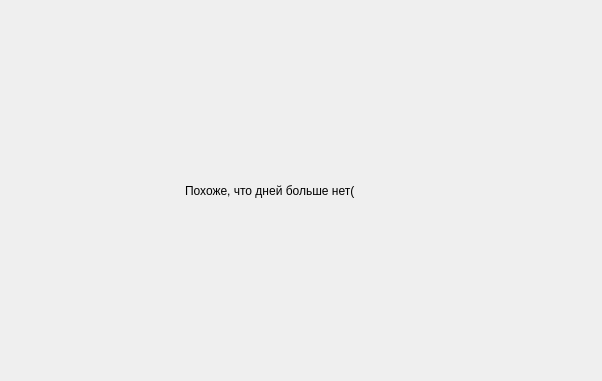
<?xml version="1.0" encoding="UTF-8"?>
<ui version="4.0">
 <class>Calendar</class>
 <widget class="QWidget" name="Calendar">
  <property name="geometry">
   <rect>
    <x>0</x>
    <y>0</y>
    <width>602</width>
    <height>381</height>
   </rect>
  </property>
  <property name="windowTitle">
   <string>Form</string>
  </property>
  <layout class="QGridLayout" name="gridLayout">
   <item row="0" column="0">
    <widget class="QLabel" name="label">
     <property name="maximumSize">
      <size>
       <width>231</width>
       <height>41</height>
      </size>
     </property>
     <property name="text">
      <string>Похоже, что дней больше нет(</string>
     </property>
    </widget>
   </item>
  </layout>
 </widget>
 <resources/>
 <connections/>
</ui>
